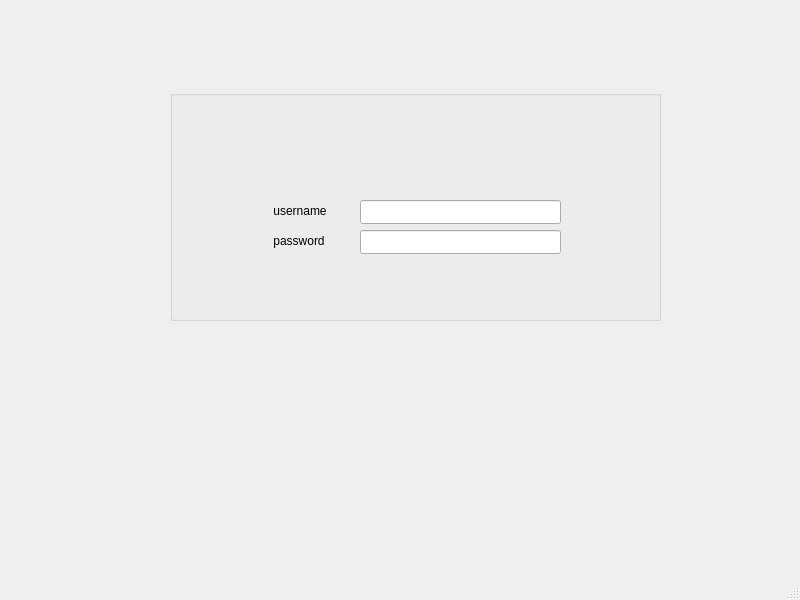
<?xml version="1.0" encoding="UTF-8"?>
<ui version="4.0">
 <class>MainWindow</class>
 <widget class="QMainWindow" name="MainWindow">
  <property name="geometry">
   <rect>
    <x>0</x>
    <y>0</y>
    <width>800</width>
    <height>600</height>
   </rect>
  </property>
  <property name="windowTitle">
   <string>MainWindow</string>
  </property>
  <widget class="QWidget" name="centralwidget">
   <widget class="QGroupBox" name="groupBox">
    <property name="geometry">
     <rect>
      <x>170</x>
      <y>90</y>
      <width>491</width>
      <height>231</height>
     </rect>
    </property>
    <property name="title">
     <string/>
    </property>
    <widget class="QLabel" name="lbl1">
     <property name="geometry">
      <rect>
       <x>100</x>
       <y>110</y>
       <width>91</width>
       <height>21</height>
      </rect>
     </property>
     <property name="tabletTracking">
      <bool>false</bool>
     </property>
     <property name="autoFillBackground">
      <bool>false</bool>
     </property>
     <property name="text">
      <string> username</string>
     </property>
    </widget>
    <widget class="QLabel" name="lbl2">
     <property name="geometry">
      <rect>
       <x>100</x>
       <y>140</y>
       <width>91</width>
       <height>21</height>
      </rect>
     </property>
     <property name="text">
      <string> password</string>
     </property>
    </widget>
    <widget class="QLineEdit" name="lineEdit">
     <property name="geometry">
      <rect>
       <x>190</x>
       <y>110</y>
       <width>201</width>
       <height>24</height>
      </rect>
     </property>
    </widget>
    <widget class="QLineEdit" name="lineEdit_2">
     <property name="geometry">
      <rect>
       <x>190</x>
       <y>140</y>
       <width>201</width>
       <height>24</height>
      </rect>
     </property>
    </widget>
   </widget>
  </widget>
  <widget class="QMenuBar" name="menubar">
   <property name="geometry">
    <rect>
     <x>0</x>
     <y>0</y>
     <width>800</width>
     <height>21</height>
    </rect>
   </property>
  </widget>
  <widget class="QStatusBar" name="statusbar"/>
 </widget>
 <resources/>
 <connections/>
</ui>
